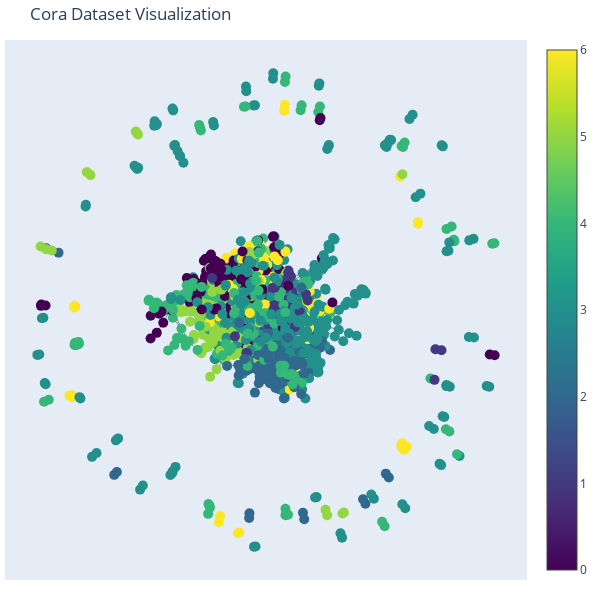

Notebook code for this chart:
### Markdown cell above
Визуализируем графовую структуру

### Code cell
pos = nx.spring_layout(G)
# Извлечение положений вершин
x_nodes = [pos[i][0] for i in range(len(pos))]
y_nodes = [pos[i][1] for i in range(len(pos))]

# Извлечение положений ребер
x_edges, y_edges = [], []
for edge in G.edges():
    x_edges += [pos[edge[0]][0], pos[edge[1]][0], None]
    y_edges += [pos[edge[0]][1], pos[edge[1]][1], None]

# Визуализируем вершины
node_trace = go.Scatter(
    x=x_nodes, y=y_nodes,
    mode='markers',
    marker=dict(size=10, color=data.y.numpy(), colorscale='Viridis', showscale=True),
    text=[f'Node {i}' for i in range(len(pos))],
    hoverinfo='text'
)

# Визуализируем ребра
edge_trace = go.Scatter(
    x=x_edges, y=y_edges,
    line=dict(width=1, color='gray'),
    hoverinfo='none',
    mode='lines'
)

# Создаем общий график
fig = go.Figure(data=[edge_trace, node_trace],
 layout=go.Layout(
  title='Cora Dataset Visualization',
  #titlefont_size=16,
  showlegend=False,
  hovermode='closest',
  margin=dict(b=20,l=5,r=5,t=40),
  xaxis=dict(showgrid=False, zeroline=False, showticklabels=False),
  yaxis=dict(showgrid=False, zeroline=False, showticklabels=False),
  width = 600, height = 600
))

fig.show()

### Figure 1 — Plotly figure (JSON) as saved in the notebook; plotly's stock layout.template omitted (floating-point values rounded to 4 significant figures; data arrays with more than 128 entries replaced by an {"elided": "..."} marker saying what was removed)
{"data": [{"hoverinfo": "none", "line": {"color": "gray", "width": 1}, "mode": "lines", "type": "scatter", "x": {"elided": "15834 float values"}, "y": {"elided": "15834 float values"}}, {"hoverinfo": "text", "marker": {"color": {"elided": "2708 int values"}, "colorscale": [[0, "#440154"], [0.1111, "#482878"], [0.2222, "#3e4989"], [0.3333, "#31688e"], [0.4444, "#26828e"], [0.5556, "#1f9e89"], [0.6667, "#35b779"], [0.7778, "#6ece58"], [0.8889, "#b5de2b"], [1, "#fde725"]], "showscale": true, "size": 10}, "mode": "markers", "text": {"elided": "2708 str values"}, "type": "scatter", "x": {"elided": "2708 float values"}, "y": {"elided": "2708 float values"}}], "layout": {"height": 600, "hovermode": "closest", "margin": {"b": 20, "l": 5, "r": 5, "t": 40}, "showlegend": false, "title": {"text": "Cora Dataset Visualization"}, "width": 600, "xaxis": {"showgrid": false, "showticklabels": false, "zeroline": false}, "yaxis": {"showgrid": false, "showticklabels": false, "zeroline": false}}}
